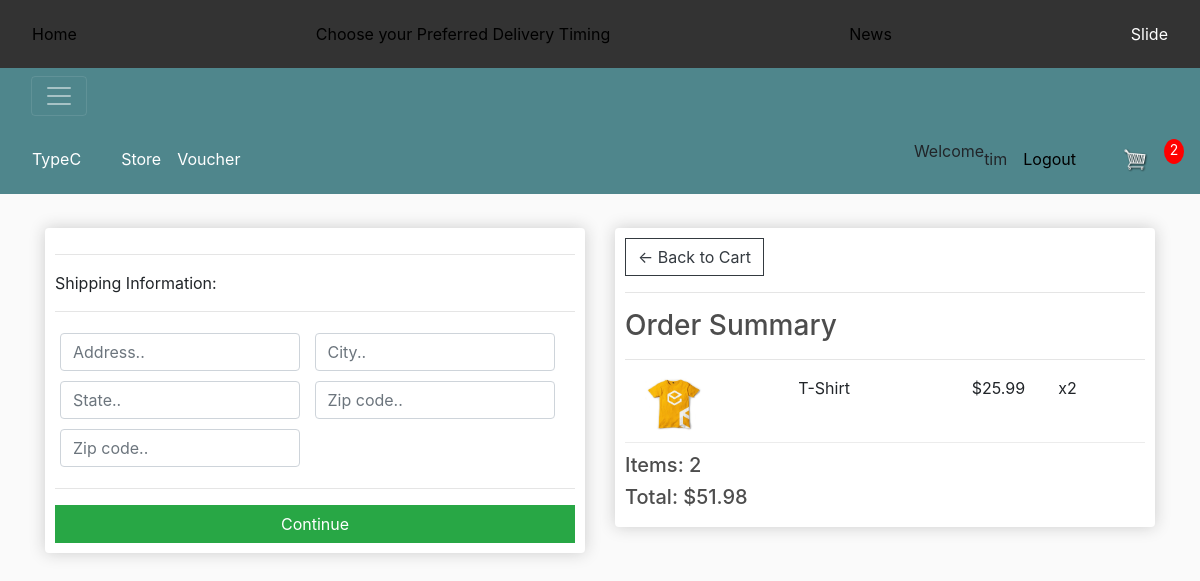
/checkout/ (signed in), run on an earlier commit of the app's database.
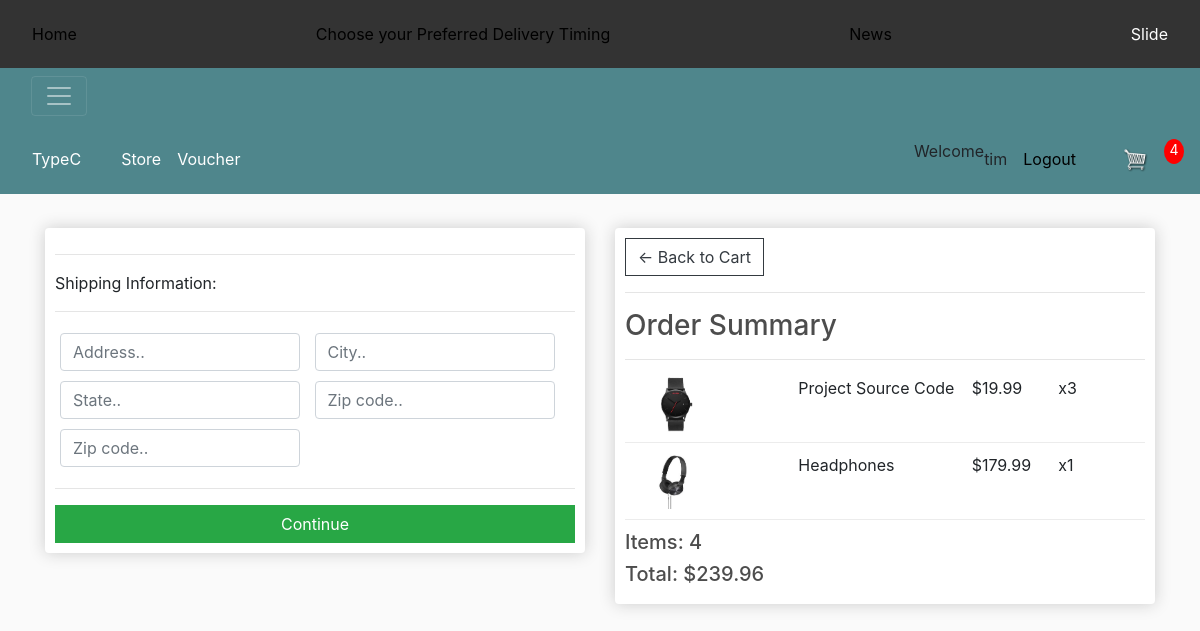
And on a later commit of the database.
### store/models.py (models this page shows, shortened)
class OrderItem(models.Model):
    product = models.ForeignKey(Product, on_delete=models.SET_NULL, blank=True, null=True)
    order = models.ForeignKey(Order, on_delete=models.SET_NULL, blank=True, null=True)
    quantity = models.IntegerField(default=0, null=True, blank=True)
    date_added = models.DateTimeField(auto_now_add=True)
    @property
    def get_total(self):
        total = self.product.price * self.quantity
        return total

class Product(models.Model):
    name = models.CharField(max_length=200, null=True)
    price = models.DecimalField(max_digits=7, decimal_places=2)
    digital = models.BooleanField(default=False, null=True, blank=False)
    image = models.ImageField(null=True, blank=True)
    @property
    def imageURL(self):
        try:
            url = self.image.url
        except:
            url = ''
        return url

class Order(models.Model):
    customer = models.ForeignKey(Customer, on_delete=models.SET_NULL, blank=True, null=True)
    date_ordered = models.DateTimeField(auto_now_add=True)
    complete = models.BooleanField(default=False, null=True, blank=False)
    transaction_id = models.CharField(max_length=200, null=True)
    @property
    def shipping(self):
        shipping = False
        orderitems = self.orderitem_set.all()
        for i in orderitems:
            if i.product.digital == False:
                shipping = True
        return shipping
    @property
    def get_cart_total(self):
        orderitems = self.orderitem_set.all()
        total = sum([item.get_total for item in orderitems])
        return total
    @property
    def get_cart_items(self):
        orderitems = self.orderitem_set.all()
        total = sum([item.quantity for item in orderitems])
        return total

### store/views.py (the view)
# urls.py: path('checkout/', views.checkout, name="checkout"),
@csrf_exempt
def checkout(request):
    data = cartData(request)
    cartItems = data['cartItems']
    order = data['order']
    items = data['items']
    context = {'items':items, 'order':order, 'cartItems':cartItems}
    return render(request, 'store/checkout.html', context)

### store/utils.py (called while the page is built)
def cartData(request):
    if request.user.is_authenticated:
        customer = request.user.customer
        order, created = Order.objects.get_or_create(customer=customer, complete=False)
        items = order.orderitem_set.all()
        cartItems = order.get_cart_items
    else:
        cookieData = cookieCart(request)
        cartItems = cookieData['cartItems']
        order = cookieData['order']
        items = cookieData['items']
    return {'cartItems': cartItems, 'order':order, 'items':items}

### store/templates/store/checkout.html (shortened to what this page needs)
{% extends 'store/main.html' %}
{% load static %}
{% block content %}
<div class="row">
    <div class="col-lg-6">
        <div class="box-element" id="form-wrapper">
            <form id="form">
                <div id="shipping-info">
                    <hr>
						<p>Shipping Information:</p>
						<hr>
						<div class="form-field">
							<input class="form-control" type="text" name="address" placeholder="Address..">
						</div>
						<div class="form-field">
							<input class="form-control" type="text" name="city" placeholder="City..">
						</div>
						<div class="form-field">
							<input class="form-control" type="text" name="state" placeholder="State..">
						</div>
						<div class="form-field">
							<input class="form-control" type="text" name="zipcode" placeholder="Zip code..">
						</div>
						<div class="form-field">
							<input class="form-control" type="text" name="country" placeholder="Zip code..">
						</div>
                </div>
                <hr>
                <input id="form-button" class="btn btn-success btn-block" type="submit" value="Continue">
            </form>
        </div>
         <br>
        </div>
        <div class="col-lg-6">
            <div class="box-element">
                <a  class="btn btn-outline-dark" href="{% url 'cart' %}">&#x2190; Back to Cart</a>
                <hr>
                <h3>Order Summary</h3>
                <hr>
                {% for item in items %}
                <div class="cart-row">
					<div style="flex:2"><img class="row-image" src="{{item.product.imageURL}}"></div>
					<div style="flex:2"><p>{{item.product.name}}</p></div>
					<div style="flex:1"><p>${{item.product.price}}</p></div>
					<div style="flex:1"><p>x{{item.quantity}}</p></div>
				</div>
                {% endfor %}
                <h5>Items: {{order.get_cart_items}}</h5>
                <h5>Total: ${{order.get_cart_total|floatformat:2}}</h5>
        </div>
    </div>
</div>
{% endblock content %}

### store/templates/store/main.html (shortened to what this page needs)
<!DOCTYPE html>
{% load static %}
<html>
<head>
	<link rel="stylesheet" href="https://stackpath.bootstrapcdn.com/bootstrap/4.4.1/css/bootstrap.min.css">
	<link rel="stylesheet" type="text/css" href="{% static 'css/main.css' %}">
</head>
<body>
	<div class="navbar">
		<a href="{#home}">Home</a>
		<a href="{% url 'deliverytiming' %}">Choose your Preferred Delivery Timing</a>
		<a href="#news">News</a>
		<div class="dropdown">
		  <button class="dropbtn">Slide
		  </button>
		</div>
	  </div>
	  <nav class="navbar navbar-dark bg-dark">
		<div class="container-fluid">
		  <button class="navbar-toggler" type="button" data-bs-toggle="collapse" data-bs-target="#navbarToggleExternalContent" aria-controls="navbarToggleExternalContent" aria-expanded="false" aria-label="Toggle navigation">
			<span class="navbar-toggler-icon"></span>
		  </button>
		</div>
	  </nav>
	<nav class="navbar navbar-expand-lg navbar-dark bg-dark">
	  <a class="navbar-brand" href="{% url 'store' %}">TypeC</a>
	  <div class="collapse navbar-collapse" id="navbarSupportedContent">
	    <ul class="navbar-nav mr-auto">
	      <li class="nav-item active">
	        <a class="nav-link" href="{% url 'store' %}">Store <span class="sr-only">(current)</span></a>
			<a class="nav-link" href="{% url 'voucher' %}">Voucher <span class="sr-only">(current)</span></a>
	      </li>
	    </ul>
	    <div class="form-inline my-2 my-lg-0">
			{% if request.user.is_authenticated %}
			<p>Welcome</p>{{user.username}}
			<a href="{% url 'logout' %}">Logout</a>
			{% else %}
			<a href="{% url 'register' %}"class="btn btn-warning">Register or</a>
			<a href="{% url 'login' %}"class="btn btn-warning">Login</a>
			{% endif %}
	     	<a href="{% url 'cart' %}">
	    		<img  id="cart-icon" src="{% static 'images/cart.png' %}">
	    	</a>
	    	<p id="cart-total">{{cartItems}}</p>
	    </div>
	  </div>
	</nav>
     <div class="container">
            <br>
            {% block content %}
            {% endblock content %}
         </div>
</body>
</html>

What changed in the data, as far as the page shows it:
removed OrderItem: product.imageURL (picture), product.name "T-Shirt", product.price "25.99", quantity "2"
added OrderItem: product.imageURL (picture), product.name "Project Source Code", product.price "19.99", quantity "3"
added OrderItem: product.imageURL (picture), product.name "Headphones", product.price "179.99", quantity "1"
computed for Order: get_cart_items "2" → "4"; get_cart_total "51.98" → "239.96"
Also different on the page:
{{ cartItems }}: "2" → "4"
